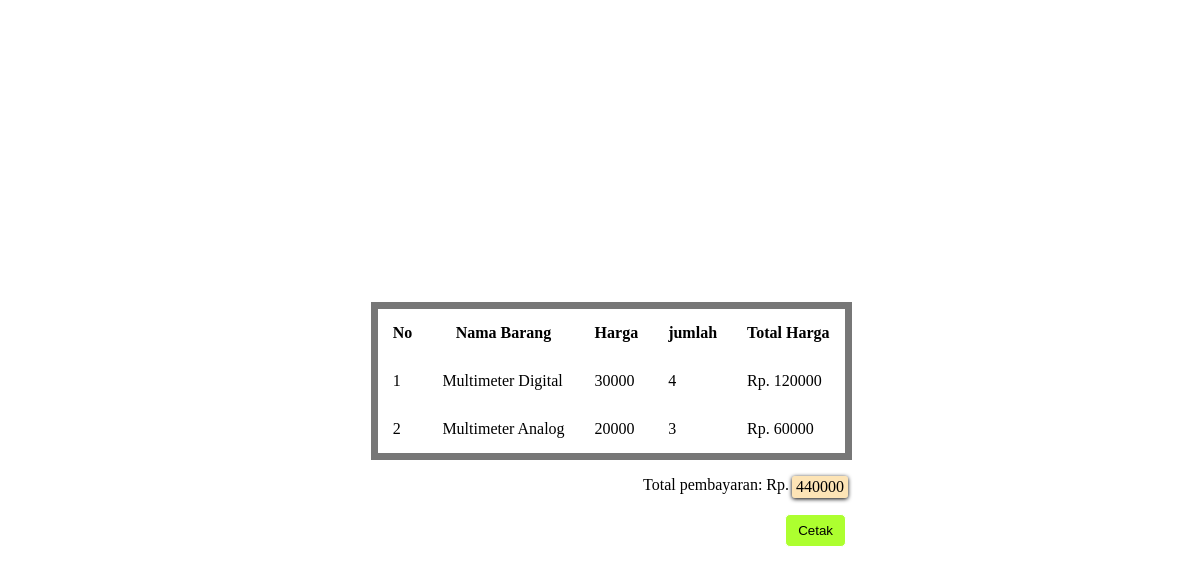
The page /pembayaran.php?id=3 on the database its author committed.
### tables this page shows
CREATE TABLE `pesanan` (
  `id` int(100) NOT NULL,
  `barang_id` int(100) NOT NULL,
  `jumlah_barang` int(100) NOT NULL,
  `total_harga` int(11) NOT NULL,
  `is_dibayar` int(1) NOT NULL,
  `pembayaran_id` int(100) NOT NULL
);

CREATE TABLE `barang` (
  `id_barang` int(5) NOT NULL,
  `kode_barang` varchar(10) NOT NULL,
  `nama_barang` varchar(100) NOT NULL,
  `harga_barang` varchar(14) NOT NULL,
  `stok_barang` varchar(12) NOT NULL,
  `gambar_barang` varchar(30) NOT NULL
);

### function.php (called while the page is built, shortened)
<?php
$db = mysqli_connect("localhost", "root", "", "telkomart");
function query($query)
{
  global $db;
  $result = mysqli_query($db, $query);
  $results = [];
  while ($row = mysqli_fetch_array($result)) {
    $results[] = $row;
  }
  return $results;
}

### pembayaran.php (the view, shortened to what this page needs)
<?php
include 'function.php';
$id = $_GET['id'];
$pesanan = query("SELECT * FROM pesanan WHERE is_dibayar = 1 AND pembayaran_id = '{$id}'");
$query = mysqli_query($db, "SELECT SUM(total_harga) AS total_harga FROM pesanan");
$total_pembayaran = mysqli_fetch_assoc($query);
?>
<!DOCTYPE html>
<html lang="en">
<head>
  <link rel="stylesheet" href="style.css">
</head>
<body>
  <div class="container">
    <div class="row-center">
      <table>
        <tr>
          <th>No</th>
          <th>Nama Barang</th>
          <th>Harga</th>
          <th>jumlah</th>
          <th>Total Harga</th>
        </tr>
        <?php
        $no = 1;
        foreach ($pesanan as $data) :
          $barang = query("SELECT * FROM barang WHERE id_barang = '{$data['barang_id']}'")[0];
        ?>
          <tr>
            <td><?= $no++; ?></td>
            <td><?= $barang['nama_barang']; ?></td>
            <td><?= $barang['harga_barang']; ?></td>
            <td><?= $data['jumlah_barang']; ?></td>
            <td>Rp. <?= $data['total_harga']; ?></td>
          </tr>
        <?php endforeach ?>
      </table>
    </div>
    <span class="row-end">
      Total pembayaran: Rp. <span class="total_pembayaran">
        <?= $total_pembayaran['total_harga'] ?>
      </span>
    </span>
    <div class="row-end action">
      <a href="cetak.php?id=<?= $id; ?>">
        <button class="button">Cetak</button>
      </a>
    </div>
  </div>
</body>
</html>

### style.css (style rules this page uses)
body { padding-bottom: 2em; }
a { text-decoration: none; }
.container { display: flex; justify-content: center; align-items: center; height: 100vh; width: 100vw; flex-direction: column; }
.row-center { display: flex; justify-content: center; flex-direction: row; width: 100vw; }
.row-end { display: flex; justify-content: flex-end; flex-direction: row; width: 40vw; }
table { border: 7px solid rgb(119, 119, 119); border-radius: 4px; border-collapse: collapse; margin-top: 2em; margin-left: 0.4em; margin-bottom: 1em; }
th, td { padding: 15px; }
.button { border: 1px solid white; border-radius: 5px; background-color: greenyellow; padding: 8px 12px; cursor: pointer; }
.action { margin-top: 1em; margin-right: 4px; text-decoration: none; }
.total_pembayaran { background-color: rgba(250, 188, 73, 0.4); padding: 2px 4px; margin-left: 3px; border-radius: 3px; box-shadow: 0px 1px 4px black; }

### rows shown on the page
pesanan: barang.nama_barang "Multimeter Digital", barang.harga_barang "30000", jumlah_barang "4", total_harga "120000"
pesanan: barang.nama_barang "Multimeter Analog", barang.harga_barang "20000", jumlah_barang "3", total_harga "60000"

### other values the page prints
$total_pembayaran['total_harga'] "440000"
